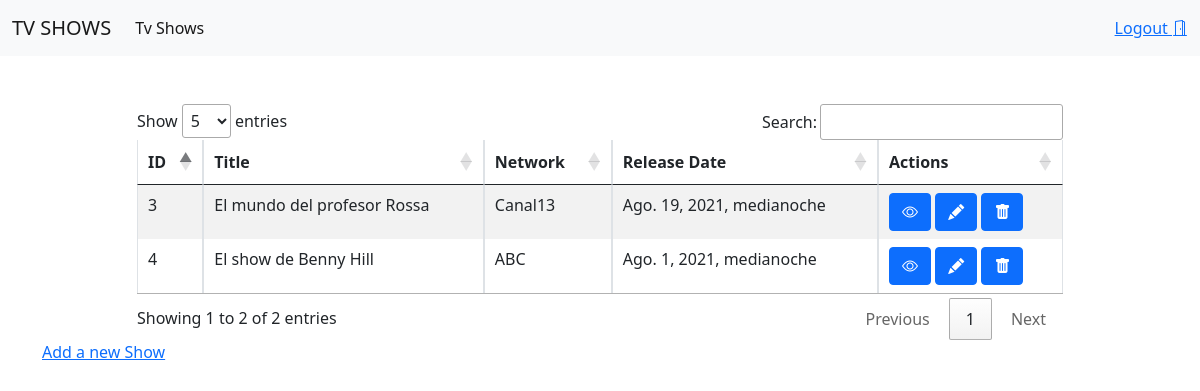
Before: / (signed in) with the older database file.
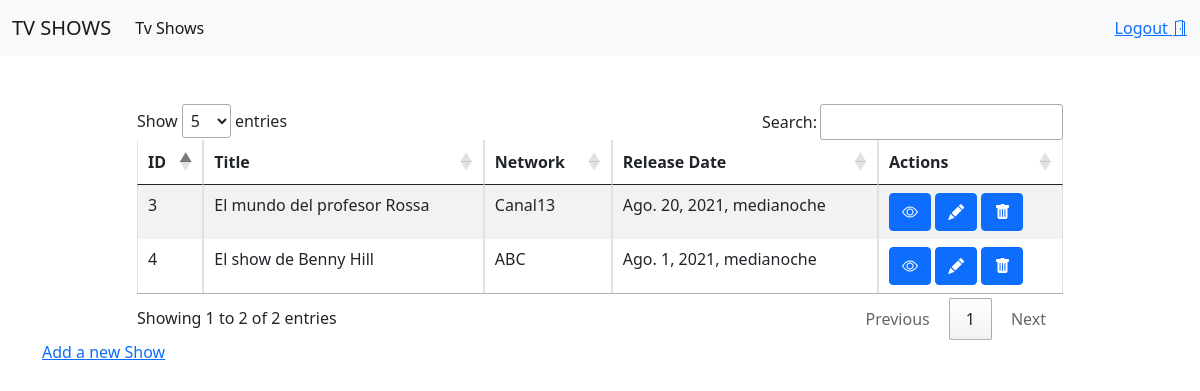
After: the same page with the newer database file.
### app_shows/models.py (models this page shows)
class Show(models.Model):
    title = models.CharField(max_length=50,unique=True)
    release_date = models.DateTimeField()
    network= models.ForeignKey(Network,  related_name="shows", on_delete = models.CASCADE)
    descr= models.CharField(max_length=255)
    created_at = models.DateTimeField(auto_now_add=True)
    updated_at = models.DateTimeField(auto_now=True)
    objects = ShowManager()

class Network(models.Model):
    name = models.CharField(max_length=50,unique=True)
    created_at = models.DateTimeField(auto_now_add=True)
    updated_at = models.DateTimeField(auto_now=True)

### app_shows/decorators.py (the view)
    def wrapper(request,*args, **kwargs):
        if 'user' not in request.session:
            return redirect('/register')
        respuesta = func(request,*args, **kwargs)
        return respuesta

### app_shows/views.py (called while the page is built)
@login_required
def index(request):
    shows=Show.objects.all()
    logout='Logout'
    context = {
        "shows":shows,
        "logout":logout
    }
    return render(request, 'index.html', context)

### app_shows/templates/index.html (shortened to what this page needs)
{% extends './base.html' %}
{% block content %}
<div class="container mt-5">
    <div class="row">
        <div class="col"></div>
        <div class="col-10">
            <div class="table-responsive">
                <table id="shows" class="table table-striped table-bordered" width="100%" >
                    <thead>
                        <tr>
                            <th>ID</th>
                            <th>Title</th>
                            <th>Network</th>
                            <th>Release Date</th>
                            <th>Actions</th>
                        </tr>
                    </thead>
                    <tbody>
                    {% for show in shows %}
                        <tr>
                            <td> {{show.id}}</td>
                            <td> {{show.title}}</td>
                            <td> {{show.network.name}}</td>
                            <td> {{show.release_date}}</td>
                            <td><span data-placement="top" data-toggle="tooltip" title="View">
                                    <a href="/shows/{{show.id}}" class="btn btn-primary btn-xs" data-title="view" data-toogle="modal" data-target="#view">
                                        <i class="bi bi-eye"></i>
                                    </a>
                                </span>
                                <span data-placement="top" data-toggle="tooltip" title="Edit">
                                    <a href="/shows/{{show.id}}/edit" class="btn btn-primary btn-xs" data-title="view" data-toogle="modal" data-target="#view">
                                        <i class="bi bi-pencil-fill"></i>
                                    </a>
                                </span>
                                <span data-placement="top" data-toggle="tooltip" title="Delete">
                                    <a href="/shows/{{show.id}}/destroy" class="btn btn-primary btn-xs" data-title="view" data-bs-toggle="modal" data-bs-target="#confirm-delete">
                                        <i class="bi bi-trash-fill"></i>
                                    </a>
                                </span>
                            </td>
                        </tr>
                    {% endfor %}
                    </tbody>
                </table>
            </div>
        </div>
        <div class="col"></div>
    </div>
    <div class="row">
        <div class="col-8">
            <a href="/shows/create">Add a new Show</a>
        </div>
    </div>
</div>
{% endblock %}

Changed rows visible on the page:
changed Show "El mundo del profesor Rossa": release_date "Ago. 19, 2021, medianoche" → "Ago. 20, 2021, medianoche"
